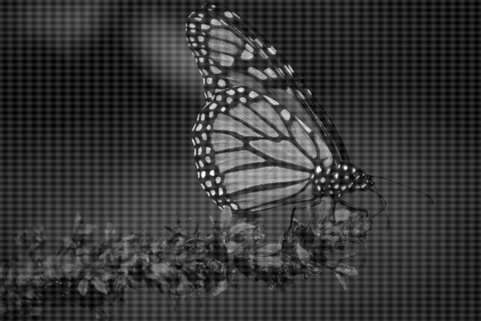
%> input picture assignment1/images/bonus.png, 481 x 321 px
$ octave bonus.m   (GNU Octave 9; MATLAB toolbox functions it lacks are replaced by stand-ins)
%> lines starting %> are read from the running program, lines starting %| are printed output that depends on the picture; in (x1, y1, x2, y2) boxes, pixels count from 0 and x2, y2 are one past the last pixel; in counts of white or black regions, pixels touching at a corner belong together; the program's own positions count from 1
### assignment1/implementation/task2_psnr.m
function [psnr] = task2_psnr(image1, image2)
%TASK2_PSNR calculates the PSNR of 2 images
%   this function assumes the images to be in double representation (max=1)

    % check if the images are the same, in the case PSNR is infinite
    if(image1 == image2)
        psnr = inf;
    end

    size_y = size(image1, 1);
    size_x = size(image1, 2);

    if(size_y ~= size(image2, 1) || size_x ~= size(image2, 2))
        disp('ERROR: image sizes do not match!');
        psnr = 0;
        return;
    end

    % calculate squared error
    mse = (image1 - image2) .^ 2;

    % calculate the sum over the squared error matrix
    mse = 1/(size_y * size_x) * sum(mse(:));

    % calculate PSNR
    psnr = 10 * log10(1 / mse);

end

### assignment1/implementation/bonus.m
% Assignment 1: Bonus Task

clear all;
close all;

%% read image
image = im2double(imread('../images/bonus.png'));
%> image: size 321x481 double; min 0, max 1, mean 0.213

figure('name', 'unfiltered image');
imshow(image);
title('unfiltered image');

%% calculate FFT
% get shifted FFT of image
image_fft = fftshift(fft2(image));

% display the Fourier transform of the image
figure('name', 'unfiltered image FFT');
imshow(abs(image_fft), [0 1000]);
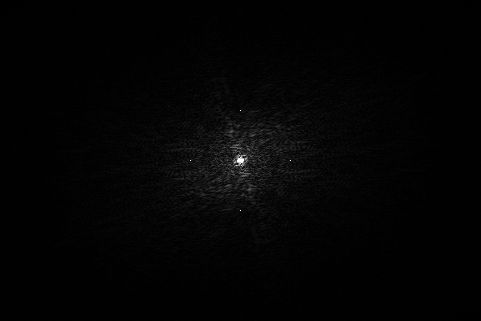
%> displayed picture: size 321x481, on the screen's scale of 0 to 255; min 0, max 255, mean 3.7
title('unfiltered image FFT');

%% generate bandstop filter

sigma_center = 15;
threshold_peaks = 1000;
sigma_peaks = 0.5;

min_y = -ceil(size(image_fft, 1) / 2 - 1);
%> min_y = -160
max_y = floor(size(image_fft, 1) / 2);
%> max_y = 160
min_x = -ceil(size(image_fft, 2) / 2 - 1);
%> min_x = -240
max_x = floor(size(image_fft, 2) / 2);
%> max_x = 240

[coords_x coords_y] = meshgrid(min_x:max_x, min_y:max_y);

% generate unnormalized kernel (maximum is 1) for highpass
kernel_center = 1 - exp(-(coords_x.^2 + coords_y.^2) / (2 * sigma_center^2));

% remove the center information to get the noise peaks
noise_fft = kernel_center .* image_fft;

% exactly locate the noise peaks
peaks = noise_fft > threshold_peaks;
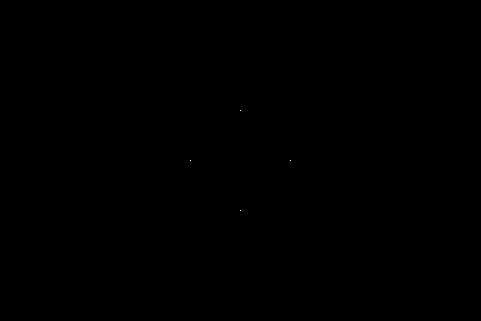
%> peaks: size 321x481 logical; 0% white in thin lines or dots, all inside (x1, y1, x2, y2) = (190, 110, 291, 211)

% generate smooth notch filter by convolving peaks with unnormalized Gauss kernel
peaks_kernel_size = 4 * ceil(sigma_peaks) + 1;
peaks_kernel_radius = floor(peaks_kernel_size / 2);

[coords_x coords_y] = meshgrid(-peaks_kernel_radius:peaks_kernel_radius, -peaks_kernel_radius:peaks_kernel_radius);
kernel_peaks = exp(-(coords_x.^2 + coords_y.^2) / (2 * sigma_peaks^2));

% invert and add 1 to generate a filter where the noise is gaussian zeroed out
peak_filter = 1 - imfilter(double(peaks), kernel_peaks);

% multiply the image FFT with the notch filter to remove the noise
image_fft_denoised = image_fft .* peak_filter;

figure('name', 'filtered image FFT');
imshow(abs(image_fft_denoised), [0 1000]);
title('filtered image FFT');

% transform back to get denoised image
image_denoised = real(ifft2(ifftshift(image_fft_denoised)));
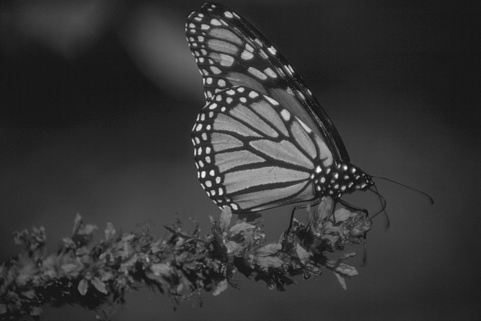
%> image_denoised: size 321x481 double; min 0.0611, max 0.976, mean 0.213

% calculate PSNR
image_original = im2double(rgb2gray(imread('../images/butterfly.jpg')));
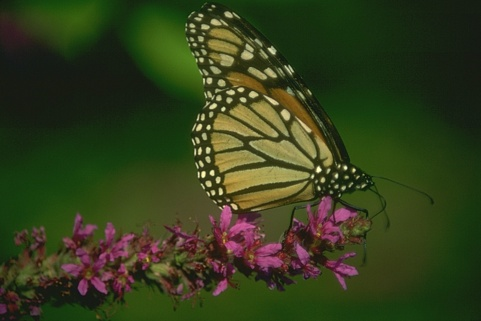
%> input picture assignment1/images/butterfly.jpg, 481 x 321 px
%> image_original: size 321x481 double; min 0.0627, max 0.976, mean 0.213
psnr = task2_psnr(image_original, image_denoised);
%> in task2_psnr, `mse = 1/(size_y * size_x) * sum(mse(:));`: mse = 2.18e-06
%> in task2_psnr, `psnr = 10 * log10(1 / mse);`: psnr = 56.62
%> psnr = 56.62

disp(['denoised image PSNR is ' num2str(psnr) 'dB']);
%| denoised image PSNR is 56.6159dB

figure('name', 'filtered image');
imshow(image_denoised);
title(['filtered image, PSNR=' num2str(psnr) 'dB']);
